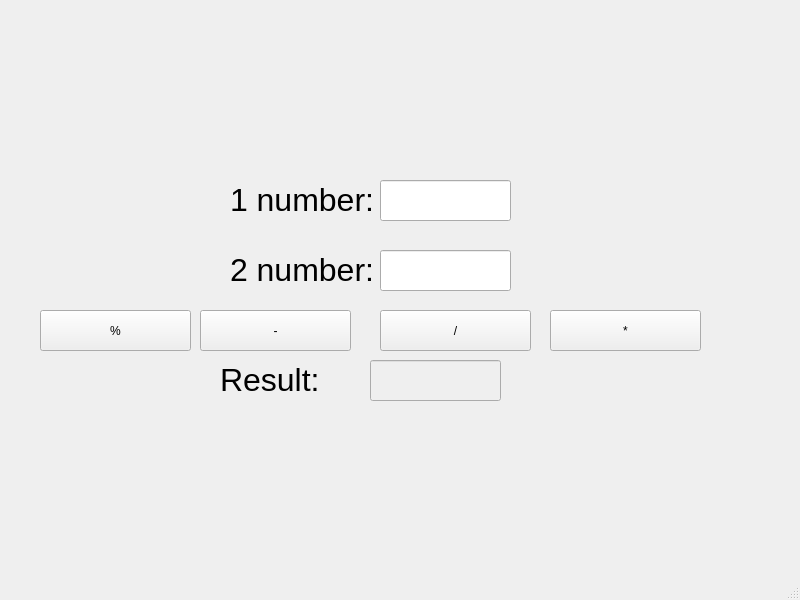
<?xml version="1.0" encoding="UTF-8"?>
<ui version="4.0">
 <class>MainWindow</class>
 <widget class="QMainWindow" name="MainWindow">
  <property name="geometry">
   <rect>
    <x>0</x>
    <y>0</y>
    <width>800</width>
    <height>600</height>
   </rect>
  </property>
  <property name="windowTitle">
   <string>MainWindow</string>
  </property>
  <widget class="QWidget" name="centralwidget">
   <widget class="QLineEdit" name="lineEdit">
    <property name="geometry">
     <rect>
      <x>380</x>
      <y>180</y>
      <width>131</width>
      <height>41</height>
     </rect>
    </property>
   </widget>
   <widget class="QLineEdit" name="lineEdit_2">
    <property name="geometry">
     <rect>
      <x>380</x>
      <y>250</y>
      <width>131</width>
      <height>41</height>
     </rect>
    </property>
    <property name="contextMenuPolicy">
     <enum>Qt::DefaultContextMenu</enum>
    </property>
   </widget>
   <widget class="QPushButton" name="pushButton">
    <property name="geometry">
     <rect>
      <x>40</x>
      <y>310</y>
      <width>151</width>
      <height>41</height>
     </rect>
    </property>
    <property name="text">
     <string>%</string>
    </property>
   </widget>
   <widget class="QLineEdit" name="lineEdit_3">
    <property name="enabled">
     <bool>false</bool>
    </property>
    <property name="geometry">
     <rect>
      <x>370</x>
      <y>360</y>
      <width>131</width>
      <height>41</height>
     </rect>
    </property>
   </widget>
   <widget class="QLabel" name="label">
    <property name="geometry">
     <rect>
      <x>230</x>
      <y>170</y>
      <width>161</width>
      <height>61</height>
     </rect>
    </property>
    <property name="text">
     <string>&lt;html&gt;&lt;head/&gt;&lt;body&gt;&lt;p&gt;&lt;span style=&quot; font-size:24pt;&quot;&gt;1 number:&lt;/span&gt;&lt;/p&gt;&lt;/body&gt;&lt;/html&gt;</string>
    </property>
   </widget>
   <widget class="QLabel" name="label_2">
    <property name="geometry">
     <rect>
      <x>230</x>
      <y>240</y>
      <width>161</width>
      <height>61</height>
     </rect>
    </property>
    <property name="text">
     <string>&lt;html&gt;&lt;head/&gt;&lt;body&gt;&lt;p&gt;&lt;span style=&quot; font-size:24pt;&quot;&gt;2 number:&lt;/span&gt;&lt;/p&gt;&lt;/body&gt;&lt;/html&gt;</string>
    </property>
   </widget>
   <widget class="QLabel" name="label_3">
    <property name="geometry">
     <rect>
      <x>220</x>
      <y>350</y>
      <width>161</width>
      <height>61</height>
     </rect>
    </property>
    <property name="text">
     <string>&lt;html&gt;&lt;head/&gt;&lt;body&gt;&lt;p&gt;&lt;span style=&quot; font-size:24pt;&quot;&gt;Result:&lt;/span&gt;&lt;/p&gt;&lt;/body&gt;&lt;/html&gt;</string>
    </property>
   </widget>
   <widget class="QPushButton" name="pushButton_umnosh">
    <property name="geometry">
     <rect>
      <x>550</x>
      <y>310</y>
      <width>151</width>
      <height>41</height>
     </rect>
    </property>
    <property name="text">
     <string>*</string>
    </property>
   </widget>
   <widget class="QPushButton" name="pushButton_raz">
    <property name="geometry">
     <rect>
      <x>200</x>
      <y>310</y>
      <width>151</width>
      <height>41</height>
     </rect>
    </property>
    <property name="text">
     <string>-</string>
    </property>
   </widget>
   <widget class="QPushButton" name="pushButton_delen">
    <property name="geometry">
     <rect>
      <x>380</x>
      <y>310</y>
      <width>151</width>
      <height>41</height>
     </rect>
    </property>
    <property name="text">
     <string>/</string>
    </property>
   </widget>
  </widget>
  <widget class="QMenuBar" name="menubar">
   <property name="geometry">
    <rect>
     <x>0</x>
     <y>0</y>
     <width>800</width>
     <height>23</height>
    </rect>
   </property>
  </widget>
  <widget class="QStatusBar" name="statusbar"/>
 </widget>
 <resources/>
 <connections/>
</ui>
